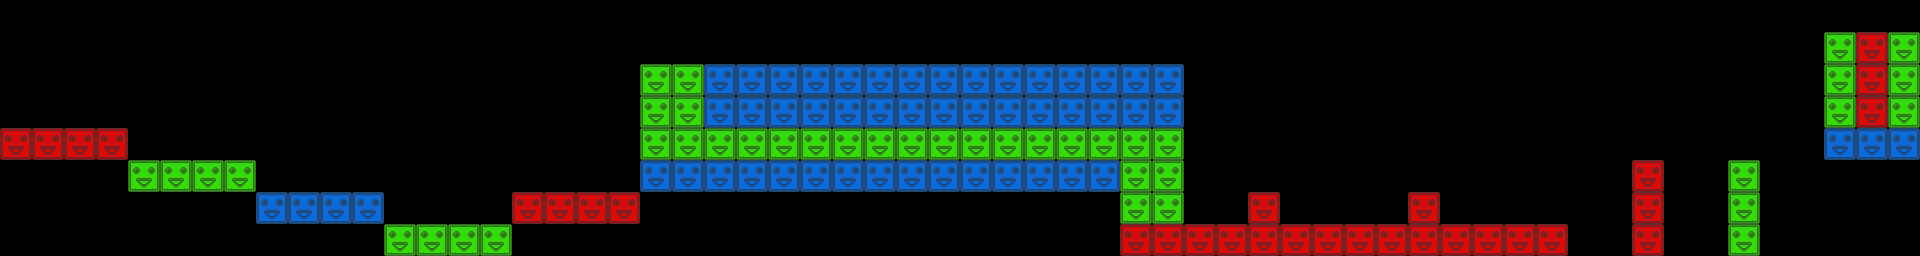

Tiled map render using the project's own tile images. Description and the whole map definition, tile-layer contents included, below:
An orthogonal 60x8 tile map with 32x32 px tiles, 1 tile layer (tiles) and 30 objects (27x crystal, 3x bomb).

<map version="1.0.0" orientation="orthogonal" renderorder="right-down" width="60" height="8" tilewidth="32" tileheight="32" nextobjectid="131">
 <tileset firstgid="1" name="blocks" tilewidth="32" tileheight="32" tilecount="3" columns="3">
  <image source="blocks.png" width="96" height="32" />
 </tileset>
 <layer name="tiles" width="60" height="8">
  <data encoding="csv">
0,0,0,0,0,0,0,0,0,0,0,0,0,0,0,0,0,0,0,0,0,0,0,0,0,0,0,0,0,0,0,0,0,0,0,0,0,0,0,0,0,0,0,0,0,0,0,0,0,0,0,0,0,0,0,0,0,0,0,0,
0,0,0,0,0,0,0,0,0,0,0,0,0,0,0,0,0,0,0,0,0,0,0,0,0,0,0,0,0,0,0,0,0,0,0,0,0,0,0,0,0,0,0,0,0,0,0,0,0,0,0,0,0,0,0,0,0,2,1,2,
0,0,0,0,0,0,0,0,0,0,0,0,0,0,0,0,0,0,0,0,2,2,3,3,3,3,3,3,3,3,3,3,3,3,3,3,3,0,0,0,0,0,0,0,0,0,0,0,0,0,0,0,0,0,0,0,0,2,1,2,
0,0,0,0,0,0,0,0,0,0,0,0,0,0,0,0,0,0,0,0,2,2,3,3,3,3,3,3,3,3,3,3,3,3,3,3,3,0,0,0,0,0,0,0,0,0,0,0,0,0,0,0,0,0,0,0,0,2,1,2,
1,1,1,1,0,0,0,0,0,0,0,0,0,0,0,0,0,0,0,0,2,2,2,2,2,2,2,2,2,2,2,2,2,2,2,2,2,0,0,0,0,0,0,0,0,0,0,0,0,0,0,0,0,0,0,0,0,3,3,3,
0,0,0,0,2,2,2,2,0,0,0,0,0,0,0,0,0,0,0,0,3,3,3,3,3,3,3,3,3,3,3,3,3,3,3,2,2,0,0,0,0,0,0,0,0,0,0,0,0,0,0,1,0,0,2,0,0,0,0,0,
0,0,0,0,0,0,0,0,3,3,3,3,0,0,0,0,1,1,1,1,0,0,0,0,0,0,0,0,0,0,0,0,0,0,0,2,2,0,0,1,0,0,0,0,1,0,0,0,0,0,0,1,0,0,2,0,0,0,0,0,
0,0,0,0,0,0,0,0,0,0,0,0,2,2,2,2,0,0,0,0,0,0,0,0,0,0,0,0,0,0,0,0,0,0,0,1,1,1,1,1,1,1,1,1,1,1,1,1,1,0,0,1,0,0,2,0,0,0,0,0
</data>
 </layer>
 <objectgroup name="objects">
  <object id="100" type="bomb" x="463" y="209">
   <ellipse />
  </object>
  <object id="101" type="crystal" x="175" y="144">
   <ellipse />
  </object>
  <object id="102" type="crystal" x="207" y="143">
   <ellipse />
  </object>
  <object id="103" type="crystal" x="304" y="175">
   <ellipse />
  </object>
  <object id="104" type="crystal" x="335" y="175">
   <ellipse />
  </object>
  <object id="105" type="crystal" x="430" y="208">
   <ellipse />
  </object>
  <object id="106" type="crystal" x="558" y="175">
   <ellipse />
  </object>
  <object id="107" type="crystal" x="720" y="144">
   <ellipse />
  </object>
  <object id="108" type="crystal" x="751" y="143">
   <ellipse />
  </object>
  <object id="109" type="crystal" x="783" y="143">
   <ellipse />
  </object>
  <object id="110" type="crystal" x="815" y="143">
   <ellipse />
  </object>
  <object id="111" type="crystal" x="848" y="144">
   <ellipse />
  </object>
  <object id="112" type="crystal" x="879" y="144">
   <ellipse />
  </object>
  <object id="113" type="crystal" x="912" y="143">
   <ellipse />
  </object>
  <object id="114" type="crystal" x="944" y="143">
   <ellipse />
  </object>
  <object id="115" type="crystal" x="976" y="144">
   <ellipse />
  </object>
  <object id="116" type="crystal" x="1006" y="144">
   <ellipse />
  </object>
  <object id="117" type="crystal" x="1039" y="144">
   <ellipse />
  </object>
  <object id="118" type="crystal" x="1072" y="144">
   <ellipse />
  </object>
  <object id="119" type="crystal" x="1103" y="144">
   <ellipse />
  </object>
  <object id="121" type="bomb" x="1263" y="175">
   <ellipse />
  </object>
  <object id="122" type="bomb" x="1424" y="176">
   <ellipse />
  </object>
  <object id="123" type="crystal" x="1359" y="208">
   <ellipse />
  </object>
  <object id="124" type="crystal" x="1328" y="207">
   <ellipse />
  </object>
  <object id="125" type="crystal" x="1519" y="207">
   <ellipse />
  </object>
  <object id="126" type="crystal" x="1647" y="144">
   <ellipse />
  </object>
  <object id="127" type="crystal" x="1743" y="142">
   <ellipse />
  </object>
  <object id="128" type="crystal" x="1838" y="112">
   <ellipse />
  </object>
  <object id="129" type="crystal" x="1873" y="112">
   <ellipse />
  </object>
  <object id="130" type="crystal" x="1903" y="112">
   <ellipse />
  </object>
 </objectgroup>
</map>